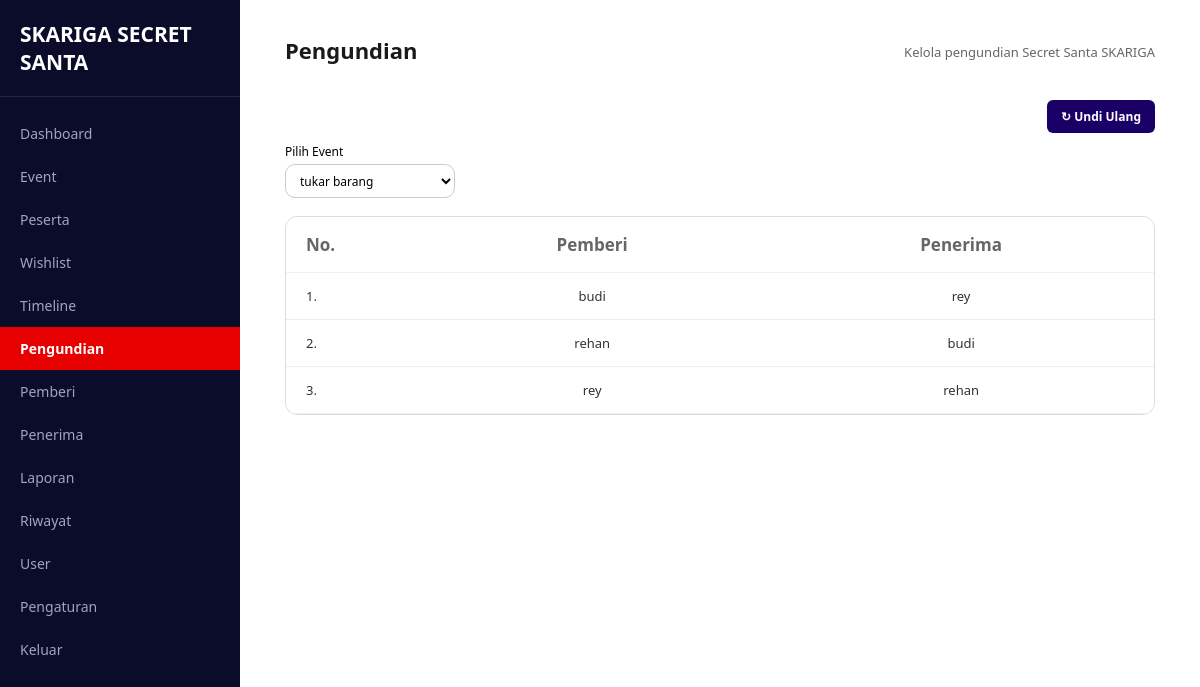
Screenshot of /pages/pengundian/index.php (signed in) with the database file from the repository.
### tables this page shows
CREATE TABLE `pengundian` (
  `id` int(11) NOT NULL,
  `event_id` int(11) NOT NULL,
  `pemberi_id` int(11) NOT NULL,
  `penerima_id` int(11) NOT NULL,
  `tanggal_undi` timestamp NOT NULL DEFAULT current_timestamp(),
  `status` enum('draft','terkirim') DEFAULT 'draft'
);

CREATE TABLE `peserta` (
  `id` int(11) NOT NULL,
  `event_id` int(11) NOT NULL,
  `user_id` int(11) NOT NULL,
  `nama` varchar(100) NOT NULL,
  `email` varchar(100) NOT NULL,
  `no_hp` varchar(20) DEFAULT NULL,
  `status` enum('aktif','nonaktif') DEFAULT 'aktif',
  `created_at` timestamp NOT NULL DEFAULT current_timestamp()
);

### includes/functions.php (called while the page is built, shortened)
<?php
function h($str)
{
    return htmlspecialchars((string) $str, ENT_QUOTES, 'UTF-8');
}
function get_events(mysqli $conn): array
{
    $events = [];
    $result = $conn->query("SELECT id, nama_event, tanggal_event FROM events ORDER BY tanggal_event DESC, id DESC");
    if ($result) {
        while ($row = $result->fetch_assoc()) {
            $events[] = $row;
        }
    }
    return $events;
}
function resolve_event_id(mysqli $conn, $requested): ?int
{
    $events = get_events($conn);
    return $events ? (int) $events[0]['id'] : null;
}
?>

### pages/pengundian/index.php (the view, shortened to what this page needs)
<?php
require_once __DIR__ . '/../../config/config.php';
require_once __DIR__ . '/../../includes/functions.php';
$events   = get_events($conn);
$event_id = resolve_event_id($conn, $_GET['event_id'] ?? $_POST['event_id'] ?? null);
$baru_diundi = false;
$hasil = [];
if ($event_id) {
    $stmt = $conn->prepare(
        "SELECT pg.id, pb.nama AS pemberi_nama, pn.nama AS penerima_nama
         FROM pengundian pg
         JOIN peserta pb ON pb.id = pg.pemberi_id
         JOIN peserta pn ON pn.id = pg.penerima_id
         WHERE pg.event_id = ?
         ORDER BY pb.nama ASC"
    );
    $stmt->bind_param('i', $event_id);
    $stmt->execute();
    $result = $stmt->get_result();
    while ($row = $result->fetch_assoc()) {
        $hasil[] = $row;
    }
}
require_once __DIR__ . '/../../includes/admin_layout_top.php';
?>
<?php if (!$events): ?>
    <div class="table-card">
        <div class="empty-state">
            <h3>Belum Ada Event</h3>
            <p>Buat event terlebih dahulu sebelum melakukan pengundian.</p>
        </div>
    </div>
<?php else: ?>
    <div style="display:flex; justify-content:flex-end; margin-bottom:10px;">
        <form method="POST" id="form-undi">
            <button type="submit" id="btn-undi"
                    style="background:#1a0066; color:#fff; font-size:12px; font-weight:600; padding:8px 14px; border:none; border-radius:6px; cursor:pointer;">
                <?= $hasil ? '↻ Undi Ulang' : '+ Mulai Pengundian' ?>
            </button>
        </form>
    </div>
    <form method="GET" style="margin-bottom:18px;">
        <label for="event_id" style="display:block; font-size:12px; margin-bottom:4px;">Pilih Event</label>
        <select name="event_id" id="event_id" onchange="this.form.submit()"
                style="width:170px; height:34px; padding:0 10px; font-size:12px; background:#fff; border:1px solid #ccc; border-radius:10px;">
            <?php foreach ($events as $e): ?>
                <option value="<?= (int) $e['id'] ?>" <?= (int) $e['id'] === (int) $event_id ? 'selected' : '' ?>>
                    <?= h($e['nama_event']) ?>
                </option>
            <?php endforeach; ?>
        </select>
    </form>
    <div style="background:#fff; border:1px solid #ddd; border-radius:12px; overflow:hidden;">
        <?php if ($hasil): ?>
            <table style="width:100%; border-collapse:collapse;">
                <thead>
                    <tr style="border-bottom:1px solid #ddd;">
                        <th style="width:15%; text-align:left; padding:16px 20px; font-size:17px; font-weight:700;">No.</th>
                        <th style="text-align:center; padding:16px 20px; font-size:17px; font-weight:700;">Pemberi</th>
                        <th style="text-align:center; padding:16px 20px; font-size:17px; font-weight:700;">Penerima</th>
                    </tr>
                </thead>
                <tbody>
                    <?php foreach ($hasil as $i => $row): ?>
                        <tr style="border-bottom:1px solid #eee;"
                            <?php if ($baru_diundi): ?>
                            class="undi-row-anim"
                            data-delay="<?= $i * 120 ?>"
                            <?php endif; ?>>
                            <td style="padding:14px 20px;"><?= $i + 1 ?>.</td>
                            <td style="padding:14px 20px; text-align:center;"><?= h($row['pemberi_nama']) ?></td>
                            <td style="padding:14px 20px; text-align:center;"><?= h($row['penerima_nama']) ?></td>
                        </tr>
                    <?php endforeach; ?>
                </tbody>
            </table>
        <?php endif; ?>
    </div>
<?php endif; ?>
<?php require_once __DIR__ . '/../../includes/admin_layout_bottom.php'; ?>

### assets/css/style_admin.css (style rules this page uses)
* { box-sizing: border-box; margin: 0; padding: 0; font-family: 'Segoe UI', Tahoma, Geneva, Verdana, sans-serif; }
html, body { width: 100%; height: 100%; overflow-x: hidden; background-color: #ffffff; }
table { width: 100%; border-collapse: collapse; font-size: 13px; }
table th { text-align: left; color: #666; font-weight: 500; padding-bottom: 12px; border-bottom: 1px solid #edf2f7; }
table td { padding: 14px 0; color: #333; }

### rows the page displays
pengundian: pemberi.nama "budi", penerima.nama "rey"
pengundian: pemberi.nama "rehan", penerima.nama "budi"
pengundian: pemberi.nama "rey", penerima.nama "rehan"

### other values shown
$item['label'] "Dashboard"
$item['label'] "Event"
$item['label'] "Peserta"
$item['label'] "Wishlist"
$item['label'] "Timeline"
$item['label'] "Pengundian"
$item['label'] "Pemberi"
$item['label'] "Penerima"
$item['label'] "Laporan"
$item['label'] "Riwayat"
$item['label'] "User"
$item['label'] "Pengaturan"
$page_title "Pengundian"
$page_subtitle "Kelola pengundian Secret Santa SKARIGA"
form field event_id "tukar barang"
